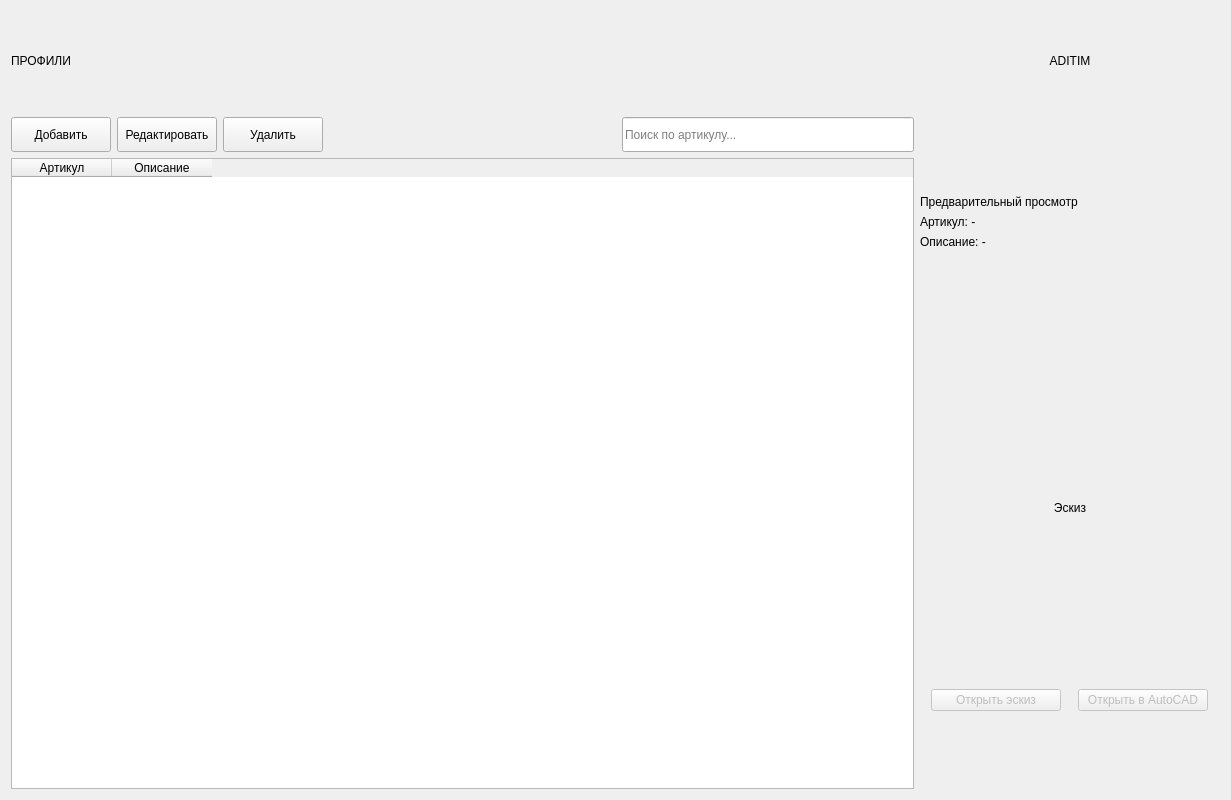
<?xml version="1.0" encoding="UTF-8"?>
<ui version="4.0">
 <class>ProfilesContent</class>
 <widget class="QWidget" name="ProfilesContent">
  <property name="geometry">
   <rect>
    <x>0</x>
    <y>0</y>
    <width>1231</width>
    <height>800</height>
   </rect>
  </property>
  <layout class="QGridLayout" name="gridLayout">
   <item row="1" column="0">
    <layout class="QVBoxLayout" name="verticalLayout_left">
     <item>
      <layout class="QHBoxLayout" name="horizontalLayout_toolbar">
       <item>
        <widget class="QPushButton" name="pushButton_profile_add">
         <property name="minimumSize">
          <size>
           <width>100</width>
           <height>35</height>
          </size>
         </property>
         <property name="text">
          <string>Добавить</string>
         </property>
        </widget>
       </item>
       <item>
        <widget class="QPushButton" name="pushButton_profile_edit">
         <property name="minimumSize">
          <size>
           <width>100</width>
           <height>35</height>
          </size>
         </property>
         <property name="text">
          <string>Редактировать</string>
         </property>
        </widget>
       </item>
       <item>
        <widget class="QPushButton" name="pushButton_profile_delete">
         <property name="minimumSize">
          <size>
           <width>100</width>
           <height>35</height>
          </size>
         </property>
         <property name="text">
          <string>Удалить</string>
         </property>
        </widget>
       </item>
       <item>
        <spacer name="horizontalSpacer_toolbar">
         <property name="orientation">
          <enum>Qt::Orientation::Horizontal</enum>
         </property>
         <property name="sizeHint" stdset="0">
          <size>
           <width>40</width>
           <height>20</height>
          </size>
         </property>
        </spacer>
       </item>
       <item>
        <widget class="QLineEdit" name="lineEdit_search">
         <property name="minimumSize">
          <size>
           <width>200</width>
           <height>35</height>
          </size>
         </property>
         <property name="placeholderText">
          <string>Поиск по артикулу...</string>
         </property>
        </widget>
       </item>
      </layout>
     </item>
     <item>
      <widget class="QTableWidget" name="tableWidget_profiles">
       <property name="minimumSize">
        <size>
         <width>700</width>
         <height>0</height>
        </size>
       </property>
       <property name="alternatingRowColors">
        <bool>true</bool>
       </property>
       <property name="selectionBehavior">
        <enum>QAbstractItemView::SelectionBehavior::SelectRows</enum>
       </property>
       <property name="sortingEnabled">
        <bool>true</bool>
       </property>
       <column>
        <property name="text">
         <string>Артикул</string>
        </property>
       </column>
       <column>
        <property name="text">
         <string>Описание</string>
        </property>
       </column>
      </widget>
     </item>
    </layout>
   </item>
   <item row="1" column="1">
    <layout class="QVBoxLayout" name="verticalLayout_right">
     <property name="sizeConstraint">
      <enum>QLayout::SizeConstraint::SetMinimumSize</enum>
     </property>
     <item>
      <spacer name="verticalSpacer_after_logo">
       <property name="orientation">
        <enum>Qt::Orientation::Vertical</enum>
       </property>
       <property name="sizeHint" stdset="0">
        <size>
         <width>20</width>
         <height>30</height>
        </size>
       </property>
      </spacer>
     </item>
     <item>
      <widget class="QLabel" name="label_preview_title">
       <property name="text">
        <string>Предварительный просмотр</string>
       </property>
      </widget>
     </item>
     <item>
      <widget class="QLabel" name="label_profile_article">
       <property name="maximumSize">
        <size>
         <width>300</width>
         <height>16777215</height>
        </size>
       </property>
       <property name="text">
        <string>Артикул: -</string>
       </property>
      </widget>
     </item>
     <item>
      <widget class="QLabel" name="label_profile_description">
       <property name="maximumSize">
        <size>
         <width>300</width>
         <height>16777215</height>
        </size>
       </property>
       <property name="text">
        <string>Описание: -</string>
       </property>
      </widget>
     </item>
     <item>
      <spacer name="verticalSpacer_before_sketch">
       <property name="orientation">
        <enum>Qt::Orientation::Vertical</enum>
       </property>
       <property name="sizeHint" stdset="0">
        <size>
         <width>20</width>
         <height>20</height>
        </size>
       </property>
      </spacer>
     </item>
     <item>
      <widget class="QLabel" name="label_sketch">
       <property name="minimumSize">
        <size>
         <width>300</width>
         <height>350</height>
        </size>
       </property>
       <property name="maximumSize">
        <size>
         <width>300</width>
         <height>16777215</height>
        </size>
       </property>
       <property name="text">
        <string>Эскиз</string>
       </property>
       <property name="alignment">
        <set>Qt::AlignmentFlag::AlignCenter</set>
       </property>
      </widget>
     </item>
     <item>
      <layout class="QHBoxLayout" name="horizontalLayout_files">
       <item>
        <widget class="QPushButton" name="pushButton_sketch_open">
         <property name="enabled">
          <bool>false</bool>
         </property>
         <property name="maximumSize">
          <size>
           <width>130</width>
           <height>16777215</height>
          </size>
         </property>
         <property name="text">
          <string>Открыть эскиз</string>
         </property>
        </widget>
       </item>
       <item>
        <widget class="QPushButton" name="pushButton_autocad_open">
         <property name="enabled">
          <bool>false</bool>
         </property>
         <property name="maximumSize">
          <size>
           <width>130</width>
           <height>16777215</height>
          </size>
         </property>
         <property name="text">
          <string>Открыть в AutoCAD</string>
         </property>
        </widget>
       </item>
      </layout>
     </item>
     <item>
      <spacer name="verticalSpacer_bottom">
       <property name="orientation">
        <enum>Qt::Orientation::Vertical</enum>
       </property>
       <property name="sizeHint" stdset="0">
        <size>
         <width>20</width>
         <height>40</height>
        </size>
       </property>
      </spacer>
     </item>
    </layout>
   </item>
   <item row="0" column="1">
    <widget class="QLabel" name="label_logo">
     <property name="minimumSize">
      <size>
       <width>300</width>
       <height>100</height>
      </size>
     </property>
     <property name="maximumSize">
      <size>
       <width>300</width>
       <height>100</height>
      </size>
     </property>
     <property name="styleSheet">
      <string/>
     </property>
     <property name="text">
      <string>ADITIM</string>
     </property>
     <property name="alignment">
      <set>Qt::AlignmentFlag::AlignCenter</set>
     </property>
    </widget>
   </item>
   <item row="0" column="0">
    <widget class="QLabel" name="label_profiles_title">
     <property name="styleSheet">
      <string/>
     </property>
     <property name="text">
      <string>ПРОФИЛИ</string>
     </property>
    </widget>
   </item>
  </layout>
 </widget>
 <resources/>
 <connections/>
</ui>
